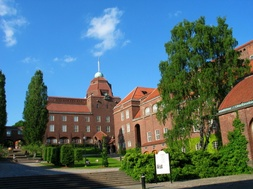
%> input picture Project/SM2001 Project Q4 MATLAB Workstation/KTH_photo.jpg, 253 x 189 px, shrunk from 2272 x 1704 before the run
$ octave main.m   (GNU Octave 9; MATLAB toolbox functions it lacks are replaced by stand-ins)
%> lines starting %> are read from the running program, lines starting %| are printed output that depends on the picture; in (x1, y1, x2, y2) boxes, pixels count from 0 and x2, y2 are one past the last pixel; in counts of white or black regions, pixels touching at a corner belong together; the program's own positions count from 1
%> further down, A is the input picture: size 189x253x3 uint8; mean R, G, B 82.1, 110.9, 118.1
### Project/SM2001 Project Q4 MATLAB Workstation/SVD_RGB.m
function [] = SVD_RGB(A)
%SVD_RGB
%   A function to reconstruct an RGB image after
%   performing SVD on the color channels seperately
%   and then recombining the RGB image

nx = size(A,1); ny = size(A,2);
%> after `nx = size(A,1)`: nx = 189
%> after `ny = size(A,2)`: ny = 253

% Extract RGB Channels and convert to double precision from uint8
R=double(A(:,:,1));         % red plane
G=double(A(:,:,2));         % green plane
B=double(A(:,:,3));         % blue plane
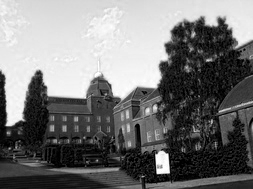
%> B: size 189x253 double; min 0, max 255, mean 118.1

% Perform SVD
[UR,SR,VR] = svd(R,'econ');
[UG,SG,VG] = svd(G,'econ');
[UB,SB,VB] = svd(B,'econ');


%% Plot and Save Original and Compressed Images
figure;
imshow(A)
title('Original')
imwrite(uint8(A),'OriginalImage.bmp')

for r=[1 2 5 10 25 100]  % Truncation value
    figure;
    Mk(:,:,1) = UR(:,1:r)*SR(1:r, 1:r)* VR(:,1:r)';
    Mk(:,:,2) = UG(:,1:r)*SG(1:r, 1:r)* VG(:,1:r)';
    Mk(:,:,3) = UB(:,1:r)*SB(1:r, 1:r)* VB(:,1:r)';
    imshow(uint8(Mk));
    % check + r
    title(['r=',num2str(r,'%d'),', ',num2str(100*(r*(nx+ny) + r)/(nx*ny),'%2.2f'),'% storage']);
    filename = ['CompressedImage r=',num2str(r,'%d'),'.bmp'];
    imwrite(uint8(Mk),filename)
end
%> this loop made 6 passes
%> pass 1, in SVD_RGB, `imshow(uint8(Mk));`:
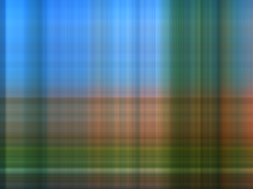
%> displayed picture: size 189x253x3, on the screen's scale of 0 to 255; mean R, G, B 81.7, 110.7, 117.7


%% Plot Singular & Cummulative Energy vs rank 'r'
singular_values = figure;
semilogy(diag(SR),'LineWidth',1.2,'Color','Red')
hold on
semilogy(diag(SG),'LineWidth',1.2,'Color','Green')
semilogy(diag(SB),'LineWidth',1.2,'Color','Blue')
grid on
xlabel('r')
ylabel('Singular value, \sigma_r')
xlim([-50 1500])
legend('Red Channel', 'Green Channel', 'Blue Channel')
%> figure, not shown here; curve peaks at x = 1, y = 18942.8; curve peaks at x = 1, y = 25297.6; curve peaks at x = 1, y = 30817.8
hold off
saveas(singular_values,'SingularValues_vs_r.bmp')

cummulative_energy = figure;
semilogy(cumsum(diag(SR).^2)/sum(diag(SR).^2),'LineWidth',1.2,'Color','Red')
hold on
semilogy(cumsum(diag(SG).^2)/sum(diag(SG).^2),'LineWidth',1.2,'Color','Green')
semilogy(cumsum(diag(SB).^2)/sum(diag(SB).^2),'LineWidth',1.2,'Color','Blue')
grid on
xlabel('r')
ylabel('Cumulative Energy')
xlim([-50 1500]); ylim([0 1.1])
legend('Red Channel', 'Green Channel', 'Blue Channel')
%> figure, not shown here; curve peaks at x = 189, y = 1
hold off
saveas(cummulative_energy,'CummulativeEnergy_vs_r.bmp')

end

### Project/SM2001 Project Q4 MATLAB Workstation/FFT_RGB.m
function [] = FFT_RGB(A)
%SVD_RGB
%   A function to reconstruct an RGB image after
%   performing SVD on the color channels seperately
%   and then recombining the RGB image

nx = size(A,1); ny = size(A,2);

% Extract RGB Channels and convert to double precision from uint8
R=double(A(:,:,1));         % red plane
G=double(A(:,:,2));         % green plane
B=double(A(:,:,3));         % blue plane

% Perform FFT
R_fft = fft2(R);
G_fft = fft2(G);
B_fft = fft2(B);


Rfft_sort = sort(abs(R_fft(:)));
Gfft_sort = sort(abs(G_fft(:)));
Bfft_sort = sort(abs(B_fft(:)));

for keep = [0.1027 0.0257 0.0103 0.0051 0.0021 0.001]    % storage fraction to use
    %disp('Storage Fraction')
    %disp(keep)
    %disp(' ')
    figure;
    % Red Channel
    thresh = Rfft_sort(floor((1-keep)*length(Rfft_sort)));
    ind = abs(R_fft)>thresh;
    Rtlow = R_fft.*ind;
    Rlow = uint8(ifft2(Rtlow));
    %disp('Number of Coeff in R')
    %disp(nnz(ind))

    % Green Channel
    thresh = Gfft_sort(floor((1-keep)*length(Gfft_sort)));
    ind = abs(G_fft)>thresh;
    Gtlow = G_fft.*ind;
    Glow = uint8(ifft2(Gtlow));
    %disp('Number of Coeff in G')
    %disp(nnz(ind))

    % Blue Channel
    thresh = Bfft_sort(floor((1-keep)*length(Bfft_sort)));
    ind = abs(B_fft)>thresh;
    Btlow = B_fft.*ind;
    Blow = uint8(ifft2(Btlow));
    %disp('Number of Coeff in B')
    %disp(nnz(ind))

    Mk(:,:,1) = Rlow;
    Mk(:,:,2) = Glow;
    Mk(:,:,3) = Blow;

    imshow(Mk), axis off
    title(['Retained=',num2str((keep*100),'%d'),'%']);
    filename = ['CompressedImage Storage=',num2str((keep*100),'%d'),'%.bmp'];
    imwrite(uint8(Mk),filename)
end
%> this loop made 6 passes
%> pass 1, in FFT_RGB, `ind = abs(R_fft)>thresh;`:
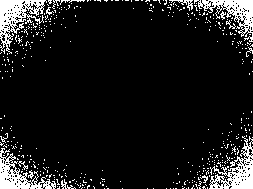
%> ind: size 189x253 logical; 10.3% white; 449 white regions (433 under 20 px), largest, box (x1, y1, x2, y2) and area: (0, 0, 47, 54) 1029, (209, 136, 253, 189) 943, (194, 0, 253, 42) 838
%> pass 1, in FFT_RGB, `Rlow = uint8(ifft2(Rtlow));`:
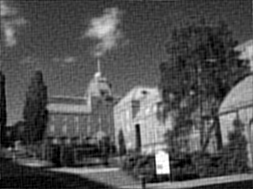
%> Rlow: size 189x253 uint8; min 0, max 255, mean 82.1; mean of the top-left, top-right, bottom-left and bottom-right quarters 86.9, 66.2, 72.5, 102.7
%> pass 1, in FFT_RGB, `Glow = uint8(ifft2(Gtlow));`:
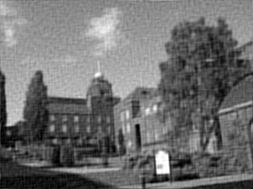
%> Glow: size 189x253 uint8; min 0, max 255, mean 110.9; mean of the top-left, top-right, bottom-left and bottom-right quarters 156.2, 113, 73.2, 101.6
%> after the loop:
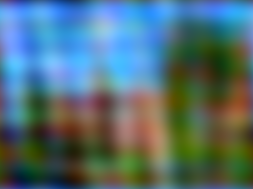
%> Mk: size 189x253x3 uint8; mean R, G, B 82.1, 110.9, 117.8


%% Plot Singular & Cummulative Energy vs rank 'r'
singular_values = figure;
semilogy(flip(Rfft_sort),'LineWidth',1.2,'Color','Red')
hold on
semilogy(flip(Gfft_sort),'LineWidth',1.2,'Color','Green')
semilogy(flip(Bfft_sort),'LineWidth',1.2,'Color','Blue')
grid on
xlabel('Number of Coefficients')
ylabel('FFT Coefficients')
%xlim([-50 1500])
legend('Red Channel', 'Green Channel', 'Blue Channel')
%> figure, not shown here; curve peaks at x = 1, y = 3926944; curve peaks at x = 1, y = 5301248; curve peaks at x = 1, y = 5646629
hold off
saveas(singular_values,'FFT_Coefficients sorted.bmp')


cummulative_energy = figure;
semilogy((cumsum(flip(Rfft_sort)))/sum(flip(Rfft_sort)),'LineWidth',1.2,'Color','Red')
hold on
semilogy((cumsum(flip(Gfft_sort)))/sum(flip(Gfft_sort)),'LineWidth',1.2,'Color','Green')
semilogy((cumsum(flip(Bfft_sort)))/sum(flip(Bfft_sort)),'LineWidth',1.2,'Color','Blue')
grid on
xlabel('Number of Coefficients')
ylabel('Cumulative Energy')
xlim([-50 3000000]); ylim([0 1.0001])
legend('Red Channel', 'Green Channel', 'Blue Channel')
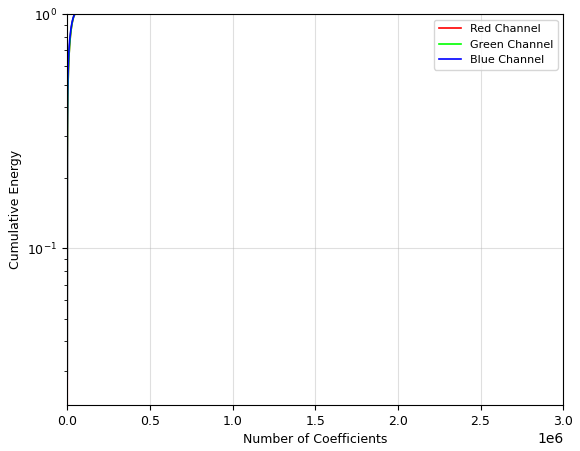
%> figure redrawn from the program's plot data; curve peaks at x = 47817, y = 1
hold off
saveas(cummulative_energy,'CummulativeEnergy_vs_N.bmp')
%}

### Project/SM2001 Project Q4 MATLAB Workstation/main.m
clear all
close all
clc

%%
A=imread('KTH_photo.jpg'); % Original image: 1704*2272 pixels

%% SVD of RGB image : Multi-Channel Compression
SVD_RGB(A);

%% Fourier of RGB image : Multi-Channel 2D FFT
FFT_RGB(A);
